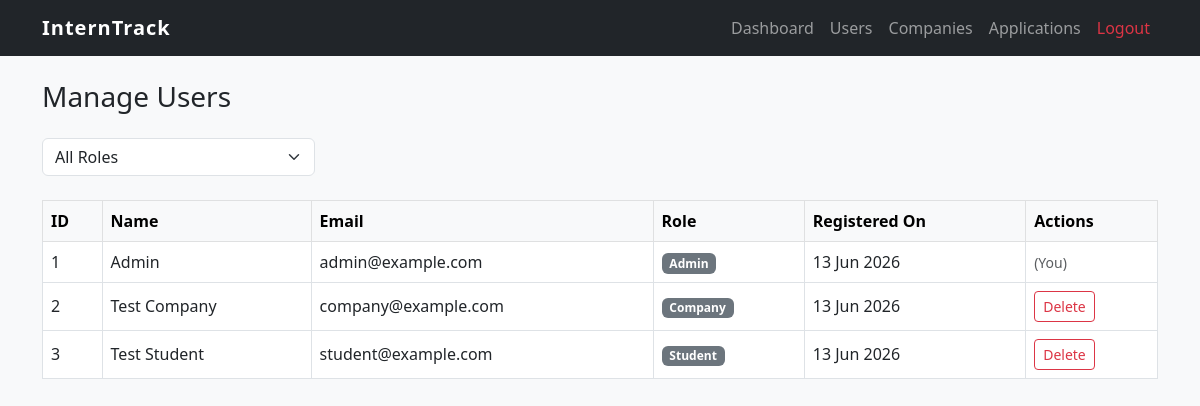
The app's page /admin/view_users.php (signed in) with its own data.
### tables this page shows
CREATE TABLE users (
    id INT AUTO_INCREMENT PRIMARY KEY,
    name VARCHAR(100) NOT NULL,
    email VARCHAR(100) NOT NULL UNIQUE,
    password VARCHAR(255) NOT NULL,
    role ENUM('student', 'company', 'admin') NOT NULL,
    phone VARCHAR(20) DEFAULT NULL,
    bio TEXT DEFAULT NULL,
    description TEXT DEFAULT NULL,
    website VARCHAR(150) DEFAULT NULL,
    resume VARCHAR(255) DEFAULT NULL,
    created_at TIMESTAMP DEFAULT CURRENT_TIMESTAMP
);

### admin/view_users.php (the view, shortened to what this page needs)
<?php
include '../config/db_connect.php';
include '../includes/header.php';
include '../includes/navbar.php';
$sql = "SELECT id, name, email, role, created_at FROM users";
$sql .= " ORDER BY created_at DESC";
$stmt = mysqli_prepare($conn, $sql);
mysqli_stmt_execute($stmt);
$users = mysqli_stmt_get_result($stmt);
?>
<div class="container mt-4">
    <h3 class="mb-4">Manage Users</h3>
    <form method="GET" class="row g-2 mb-4">
        <div class="col-md-3">
            <select name="role" class="form-select" onchange="this.form.submit()">
                <option value="">All Roles</option>
            </select>
        </div>
    </form>
    <div class="table-responsive">
        <table class="table table-bordered align-middle">
            <thead class="table-light">
                <tr>
                    <th>ID</th>
                    <th>Name</th>
                    <th>Email</th>
                    <th>Role</th>
                    <th>Registered On</th>
                    <th>Actions</th>
                </tr>
            </thead>
            <tbody>
                <?php while ($u = mysqli_fetch_assoc($users)): ?>
                    <tr>
                        <td><?= (int)$u['id'] ?></td>
                        <td><?= htmlspecialchars($u['name']) ?></td>
                        <td><?= htmlspecialchars($u['email']) ?></td>
                        <td><span class="badge bg-secondary"><?= htmlspecialchars(ucfirst($u['role'])) ?></span></td>
                        <td><?= htmlspecialchars(date('d M Y', strtotime($u['created_at']))) ?></td>
                        <td>
                            <?php if ((int)$u['id'] !== (int)$_SESSION['user_id']): ?>
                                <a href="view_users.php?delete=<?= (int)$u['id'] ?>" class="btn btn-sm btn-outline-danger"
                                   onclick="return confirm('Delete this user? This will remove all their related data.')">Delete</a>
                            <?php else: ?>
                                <span class="text-muted small">(You)</span>
                            <?php endif; ?>
                        </td>
                    </tr>
                <?php endwhile; ?>
            </tbody>
        </table>
    </div>
</div>
<?php include '../includes/footer.php'; ?>

### assets/css/style.css (style rules this page uses)
body { background-color: #f8f9fa; }

### records on screen
users: id "1", name "Admin", email "admin@example.com", role "Admin", created_at "13 Jun 2026", shows "(You)"
users: id "2", name "Test Company", email "company@example.com", role "Company", created_at "13 Jun 2026"
users: id "3", name "Test Student", email "student@example.com", role "Student", created_at "13 Jun 2026"
